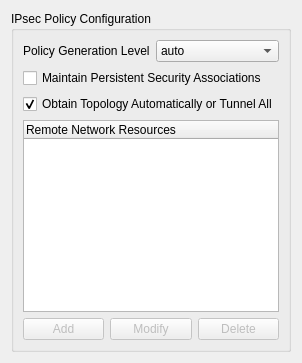
     <widget class="QWidget" name="tabPolicy">
      <attribute name="title">
       <string>Policy</string>
      </attribute>
      <layout class="QVBoxLayout">
       <item>
        <widget class="QGroupBox" name="groupBoxPolicy">
         <property name="title">
          <string>IPsec Policy Configuration</string>
         </property>
         <layout class="QVBoxLayout" name="verticalLayout">
          <item>
           <layout class="QHBoxLayout" name="horizontalLayout">
            <item>
             <widget class="QLabel" name="textLabelPolicyLevel">
              <property name="text">
               <string>Policy Generation Level</string>
              </property>
              <property name="wordWrap">
               <bool>false</bool>
              </property>
             </widget>
            </item>
            <item>
             <widget class="QComboBox" name="comboBoxPolicyLevel">
              <item>
               <property name="text">
                <string>auto</string>
               </property>
              </item>
              <item>
               <property name="text">
                <string>require</string>
               </property>
              </item>
              <item>
               <property name="text">
                <string>unique</string>
               </property>
              </item>
              <item>
               <property name="text">
                <string>shared</string>
               </property>
              </item>
             </widget>
            </item>
           </layout>
          </item>
          <item>
           <widget class="QCheckBox" name="checkBoxPolicyNailed">
            <property name="text">
             <string>Maintain Persistent Security Associations</string>
            </property>
            <property name="checked">
             <bool>false</bool>
            </property>
            <property name="autoRepeat">
             <bool>false</bool>
            </property>
           </widget>
          </item>
          <item>
           <widget class="QCheckBox" name="checkBoxPolicyAuto">
            <property name="text">
             <string>Obtain Topology Automatically or Tunnel All</string>
            </property>
            <property name="checked">
             <bool>true</bool>
            </property>
            <property name="autoRepeat">
             <bool>false</bool>
            </property>
           </widget>
          </item>
          <item>
           <widget class="QTreeWidget" name="treeWidgetPolicies">
            <column>
             <property name="text">
              <string>Remote Network Resources</string>
             </property>
            </column>
           </widget>
          </item>
          <item>
           <layout class="QHBoxLayout">
            <item>
             <widget class="QPushButton" name="pushButtonPolicyAdd">
              <property name="enabled">
               <bool>false</bool>
              </property>
              <property name="sizePolicy">
               <sizepolicy hsizetype="MinimumExpanding" vsizetype="Fixed">
                <horstretch>0</horstretch>
                <verstretch>0</verstretch>
               </sizepolicy>
              </property>
              <property name="text">
               <string>Add</string>
              </property>
             </widget>
            </item>
            <item>
             <widget class="QPushButton" name="pushButtonPolicyMod">
              <property name="enabled">
               <bool>false</bool>
              </property>
              <property name="sizePolicy">
               <sizepolicy hsizetype="MinimumExpanding" vsizetype="Fixed">
                <horstretch>0</horstretch>
                <verstretch>0</verstretch>
               </sizepolicy>
              </property>
              <property name="text">
               <string>Modify</string>
              </property>
             </widget>
            </item>
            <item>
             <widget class="QPushButton" name="pushButtonPolicyDel">
              <property name="enabled">
               <bool>false</bool>
              </property>
              <property name="sizePolicy">
               <sizepolicy hsizetype="MinimumExpanding" vsizetype="Fixed">
                <horstretch>0</horstretch>
                <verstretch>0</verstretch>
               </sizepolicy>
              </property>
              <property name="text">
               <string>Delete</string>
              </property>
             </widget>
            </item>
           </layout>
          </item>
         </layout>
        </widget>
       </item>
      </layout>
     </widget>
